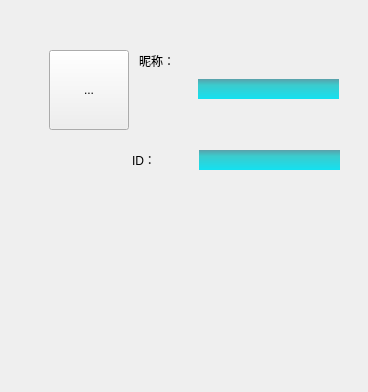
<?xml version="1.0" encoding="UTF-8"?>
<ui version="4.0">
 <class>Message</class>
 <widget class="QWidget" name="Message">
  <property name="geometry">
   <rect>
    <x>0</x>
    <y>0</y>
    <width>368</width>
    <height>392</height>
   </rect>
  </property>
  <property name="windowTitle">
   <string>Form</string>
  </property>
  <property name="styleSheet">
   <string notr="true">#Message{border-image:url(:/new/prefix1/Picture/sea3.jpg);}</string>
  </property>
  <widget class="QWidget" name="horizontalLayoutWidget">
   <property name="geometry">
    <rect>
     <x>289</x>
     <y>0</y>
     <width>81</width>
     <height>31</height>
    </rect>
   </property>
   <layout class="QHBoxLayout" name="hLayout"/>
  </widget>
  <widget class="QWidget" name="widget_2" native="true">
   <property name="geometry">
    <rect>
     <x>-11</x>
     <y>0</y>
     <width>381</width>
     <height>401</height>
    </rect>
   </property>
   <property name="styleSheet">
    <string notr="true">#widget_2{border-image:url(:/new/prefix1/Picture/sea3.jpg);}</string>
   </property>
   <widget class="QWidget" name="widget" native="true">
    <property name="geometry">
     <rect>
      <x>40</x>
      <y>40</y>
      <width>321</width>
      <height>321</height>
     </rect>
    </property>
    <widget class="QToolButton" name="Head">
     <property name="geometry">
      <rect>
       <x>20</x>
       <y>10</y>
       <width>80</width>
       <height>80</height>
      </rect>
     </property>
     <property name="text">
      <string>...</string>
     </property>
    </widget>
    <widget class="QWidget" name="verticalLayoutWidget">
     <property name="geometry">
      <rect>
       <x>169</x>
       <y>-11</y>
       <width>141</width>
       <height>121</height>
      </rect>
     </property>
     <layout class="QVBoxLayout" name="verticalLayout">
      <item>
       <widget class="QLineEdit" name="nameEdit">
        <property name="styleSheet">
         <string notr="true">#nameEdit{
			color: rgb(255, 255, 255);
            background: qlineargradient(x1:0, y1:0, x2:0, y2:1, stop:0 rgb(90,160,170), stop:0.3 rgb(60,203,205), stop:1 rgb(20,225,240));
            border:1px;
            border-radius:20px; 
            padding:2px 4px;  
}</string>
        </property>
       </widget>
      </item>
     </layout>
    </widget>
    <widget class="QLabel" name="label">
     <property name="geometry">
      <rect>
       <x>170</x>
       <y>100</y>
       <width>139</width>
       <height>31</height>
      </rect>
     </property>
     <property name="text">
      <string/>
     </property>
    </widget>
    <widget class="QLabel" name="label_2">
     <property name="geometry">
      <rect>
       <x>110</x>
       <y>10</y>
       <width>71</width>
       <height>21</height>
      </rect>
     </property>
     <property name="text">
      <string>昵称：</string>
     </property>
    </widget>
    <widget class="QLabel" name="label_4">
     <property name="geometry">
      <rect>
       <x>103</x>
       <y>109</y>
       <width>61</width>
       <height>21</height>
      </rect>
     </property>
     <property name="text">
      <string>ID：</string>
     </property>
    </widget>
    <widget class="QWidget" name="verticalLayoutWidget_2">
     <property name="geometry">
      <rect>
       <x>170</x>
       <y>60</y>
       <width>141</width>
       <height>121</height>
      </rect>
     </property>
     <layout class="QVBoxLayout" name="verticalLayout_2">
      <property name="spacing">
       <number>0</number>
      </property>
      <item>
       <widget class="QLineEdit" name="IDEdit">
        <property name="styleSheet">
         <string notr="true">#IDEdit{
			color: rgb(255, 255, 255);
            background: qlineargradient(x1:0, y1:0, x2:0, y2:1, stop:0 rgb(90,160,170), stop:0.3 rgb(60,203,205), stop:1 rgb(20,225,240));
            border:1px;
            border-radius:20px; 
            padding:2px 4px;  
}</string>
        </property>
       </widget>
      </item>
     </layout>
    </widget>
   </widget>
  </widget>
  <zorder>widget_2</zorder>
  <zorder>horizontalLayoutWidget</zorder>
 </widget>
 <resources/>
 <connections/>
</ui>
